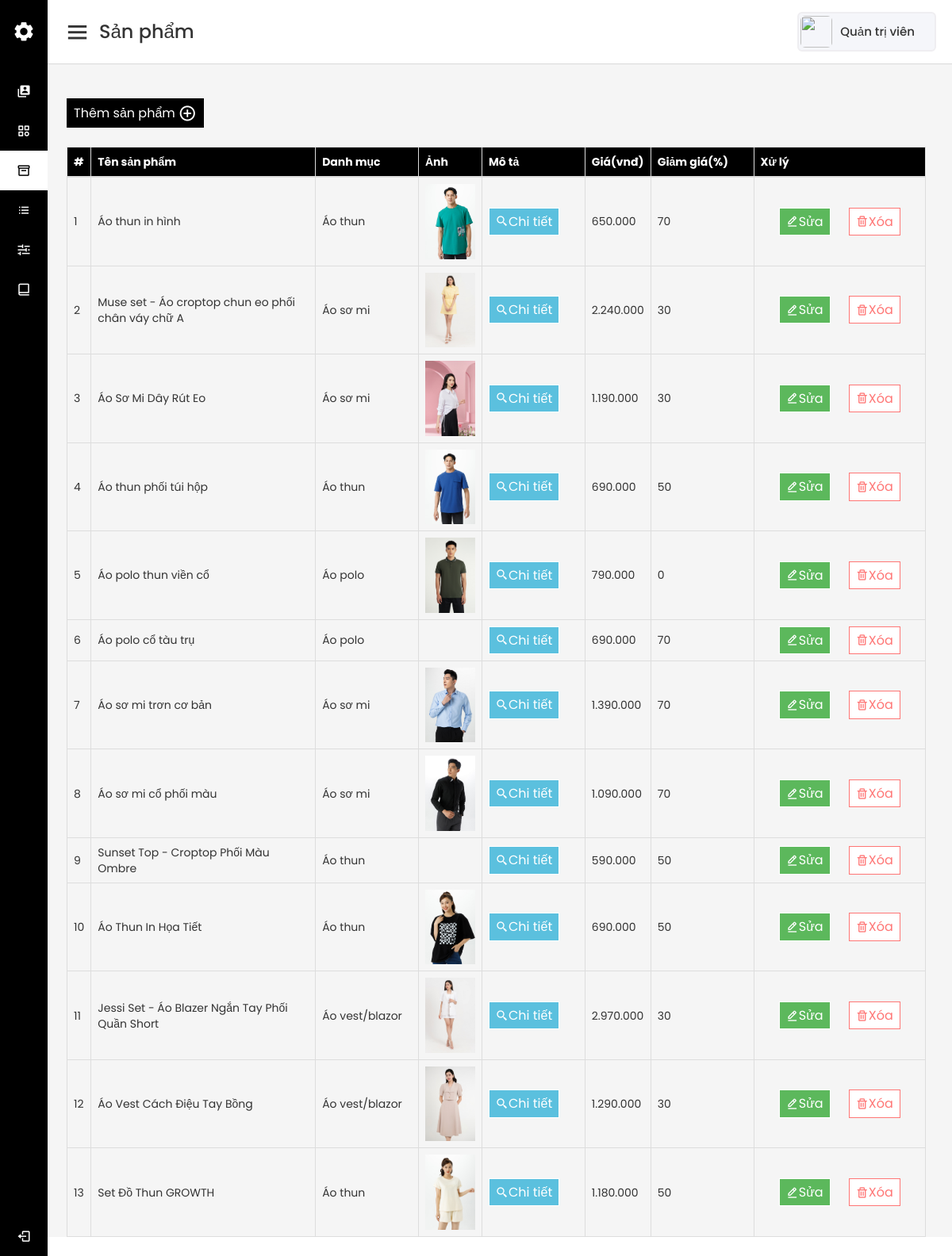
Page /admin/product.php (signed in) on the committed database.
### tables this page shows
CREATE TABLE `tb_product` (
  `id` int(11) NOT NULL,
  `productName` varchar(255) NOT NULL,
  `categoryId` int(11) NOT NULL,
  `productDesc` text NOT NULL,
  `price` varchar(255) NOT NULL,
  `productImg` varchar(255) NOT NULL,
  `type` int(11) NOT NULL,
  `productDiscount` int(11) NOT NULL,
  `productColor` varchar(255) NOT NULL
);

CREATE TABLE `tb_category` (
  `id` int(11) NOT NULL,
  `categoryName` varchar(255) NOT NULL,
  `parent_id` int(11) NOT NULL
);

### lib/database.php (called while the page is built, shortened)
<?php
Class Database{
   public $host   = DB_HOST;
   public $user   = DB_USER;
   public $pass   = DB_PASS;
   public $dbname = DB_NAME;
   public $link;
private function connectDB(){
   $this->link = new mysqli($this->host, $this->user, $this->pass,
    $this->dbname);
 }
public function select($query){
  $result = $this->link->query($query) or
   die($this->link->error.__LINE__);
  if($result->num_rows > 0){
    return $result;
  } else {
    return false;
  }
 }
}

### classes/Product.php (called while the page is built, shortened)
<?php
$filePath = realpath(dirname(__FILE__));
require_once ($filePath.'/../lib/database.php');
class Product
{
    private $db;
    public function __construct()
    {
        $this->db = new Database();
    }
    public function getProductList() {
        $query = "SELECT * FROM tb_product ORDER BY id ASC";
        $result = $this->db->select($query);
        return $result;
    }
    public function convertPrice($prodPrice) {
        $prodPrice = strrev($prodPrice);
        $result = '';
        for ($i = 0; $i < strlen($prodPrice); $i++) {
            if ($i % 3 == 0) {
            $result = $result.'.'.substr($prodPrice, $i, 3);
            }
        }
        $result = strrev($result);
        return substr($result, 0, strlen($result) - 1);
    }
}
?>

### classes/Category.php (called while the page is built, shortened)
<?php
$filePath = realpath(dirname(__FILE__));
require_once ($filePath.'/../lib/database.php');
class Category
{
    private $db;
    public function __construct()
    {
        $this->db = new Database();
    }
    public function getListCategory() {
        $query = "SELECT a.id, a.categoryName, a.parent_id, b.categoryName AS 'categoryParentName' FROM tb_category a LEFT JOIN (SELECT categoryName, id FROM tb_category) b ON a.parent_id = b.id ORDER BY id ASC";
        $result = $this->db->select($query);
        return $result;
    }
    public function getCateById($id) {
        $query = "SELECT * FROM tb_category WHERE id = $id";
        $result = $this->db->select($query);
        return $result;
    }
}
?>

### admin/inc/product-modal-edit.php (the view, shortened to what this page needs)
<button type="button" class="btn btn-success btn-lg btn-edit-product " data-toggle="modal" data-target="#edit-product-<?=$result['id']?>"><i class='bx bx-edit-alt'></i>Sửa</button>
                    <?php
                      $cat = new Category();
                      $catList = $cat->getListCategory();
                      if ($catList) {
                        while($result2 = $catList->fetch_assoc()) {
                          if ($result2['parent_id'] == 0) {
                            continue;
                          }
                        ?>
                          <?php
                              $parentCate = $cat->getCateById($result2['parent_id']);
                            ?>
                        <?php
                        }
                      }
                        ?>

### admin/product.php (shortened to what this page needs)
<?php
  include './inc/sidebar.php';
  include './inc/homesection.php';
  include '../classes/Category.php';
  include '../classes/Product.php';
?>
<?php include './inc/product-modal-add.php' ?>
<table class="table table-bordered product-table">
  <thead>
    <tr>
      <th>#</th>
      <th>Tên sản phẩm</th>
      <th>Danh mục</th>
      <th>Ảnh</th>
      <th>Mô tả</th>
      <th>Giá(vnđ)</th>
      <th>Giảm giá(%)</th>
      <th>Xử lý</th>
    </tr>
  </thead>
  <tbody>
    <?php
      $prod = new Product();
      $prodList = $prod->getProductList();
      if ($prodList) {
        $i = 0;
        while($result = $prodList->fetch_assoc()) {
          $i++;
          $cate = new Category();
          ?>
          <tr>
            <td><?=$i?></td>
            <td><?=$result['productName']?></td>
            <td>
              <?php
                $cateName = $cate->getCateById($result['categoryId']);
                echo $cateName->fetch_assoc()['categoryName'];
              ?>
            </td>
            <td> <img src="./uploads/<?=$result['productImg']?>" alt=""> </td>
            <td> <?php include './inc/product-modal-detail.php'; ?> </td>
            <td> <?php echo $prod->convertPrice($result['price']); ?> </td>
            <td><?=$result['productDiscount']?></td>
            <td>
              <div class="wrap-btn d-flex">
                <?php  include './inc/product-modal-edit.php'; ?>
                <?php  include './inc/product-modal-delete.php'; ?>
              </div>
            </td>
          </tr>
        <?php
          }
        }
        ?>
  </tbody>
</table>
<?php
  include './inc/footer.php';
?>

### admin/inc/product-modal-detail.php (shortened to what this page needs)
<button type="button" class="btn btn-info btn-lg" data-toggle="modal" data-target="#product-<?=$result['id']?>"><i class='bx bx-search-alt-2' ></i> Chi tiết</button>

### admin/inc/product-modal-delete.php (shortened to what this page needs)
<button type="button" class="btn btn-danger btn-lg btn-delete" data-toggle="modal" data-target="#product-del-<?=$result['id']?>"><i class='bx bx-trash'></i>Xóa</button>

### admin/assets/css/main.css (style rules this page uses)
* { margin: 0; padding: 0; box-sizing: border-box; font-family: "Poppins", sans-serif; }
.d-flex { display: flex; }
.btn { text-decoration: none; display: flex; justify-content: center; align-items: center; border: none; outline: none !important; padding: 6px 0; min-height: 30px; font-size: 16px; transition: all 0.4s linear; border: 1px solid #fff; border-radius: 0 !important; cursor: pointer; }
.btn-delete { color: #ff7675; background-color: #fff; border-color: #ff7675; }
.product-table { margin: 24px; width: 95%; }
.product-table thead tr th { background-color: #000; color: #fff; }
.product-table tbody tr { height: 20px !important; }
.product-table tbody tr td { vertical-align: middle; }
.product-table tbody tr td:nth-child(3) { width: 12%; }
.product-table tbody tr td:nth-child(4) { width: 80px; }
.product-table tbody tr td img { max-width: 100%; }
.product-table tbody tr td:nth-child(5), .product-table tbody tr td:nth-child(7) { width: 12%; }
.product-table tbody tr td:last-child { width: 20%; }
.product-table tbody tr td .wrap-btn { justify-content: space-evenly; }
.product-table button { padding: 6px 8px; }

### rows in the picture
tb_product: productName "Áo thun in hình", categoryId.categoryName "Áo thun", productImg (picture), price "650.000", productDiscount "70"
tb_product: productName "Muse set - Áo croptop chun eo phối chân váy chữ A", categoryId.categoryName "Áo sơ mi", productImg (picture), price "2.240.000", productDiscount "30"
tb_product: productName "Áo Sơ Mi Dây Rút Eo", categoryId.categoryName "Áo sơ mi", productImg (picture), price "1.190.000", productDiscount "30"
tb_product: productName "Áo thun phối túi hộp", categoryId.categoryName "Áo thun", productImg (picture), price "690.000", productDiscount "50"
tb_product: productName "Áo polo thun viền cổ", categoryId.categoryName "Áo polo", productImg (picture), price "790.000", productDiscount "0"
tb_product: productName "Áo polo cổ tàu trụ", categoryId.categoryName "Áo polo", price "690.000", productDiscount "70"
tb_product: productName "Áo sơ mi trơn cơ bản", categoryId.categoryName "Áo sơ mi", productImg (picture), price "1.390.000", productDiscount "70"
tb_product: productName "Áo sơ mi cổ phối màu", categoryId.categoryName "Áo sơ mi", productImg (picture), price "1.090.000", productDiscount "70"
tb_product: productName "Sunset Top - Croptop Phối Màu Ombre", categoryId.categoryName "Áo thun", price "590.000", productDiscount "50"
tb_product: productName "Áo Thun In Họa Tiết", categoryId.categoryName "Áo thun", productImg (picture), price "690.000", productDiscount "50"
tb_product: productName "Jessi Set - Áo Blazer Ngắn Tay Phối Quần Short", categoryId.categoryName "Áo vest/blazor", productImg (picture), price "2.970.000", productDiscount "30"
tb_product: productName "Áo Vest Cách Điệu Tay Bồng", categoryId.categoryName "Áo vest/blazor", productImg (picture), price "1.290.000", productDiscount "30"
tb_product: productName "Set Đồ Thun GROWTH", categoryId.categoryName "Áo thun", productImg (picture), price "1.180.000", productDiscount "50"

### other values in the picture
Session::get('adminName') "Quản trị viên"
